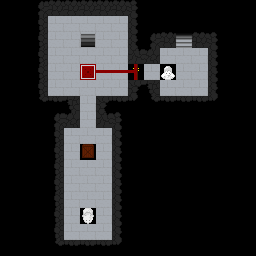

Below is a game level as drawn by its tile map, then a one-line description and the .tmx that defines it (tile-layer data replaced by summaries):
An orthogonal 16x16 tile map with 16x16 px tiles, 2 tile layers (base, wires).

<map version="1.0" orientation="orthogonal" renderorder="right-down" width="16" height="16" tilewidth="16" tileheight="16" nextobjectid="2">
 <tileset firstgid="1" name="tileset" tilewidth="16" tileheight="16" tilecount="100" columns="10">
  <image source="../images/tileset.png" width="160" height="160" />
 </tileset>
 <layer name="base" width="16" height="16">
  <data>[256 cells, 256 non-empty, 20 distinct tile ids]</data>
 </layer>
 <layer name="wires" width="16" height="16">
  <data>[256 cells, 4 non-empty, 3 distinct tile ids]</data>
 </layer>
</map>
